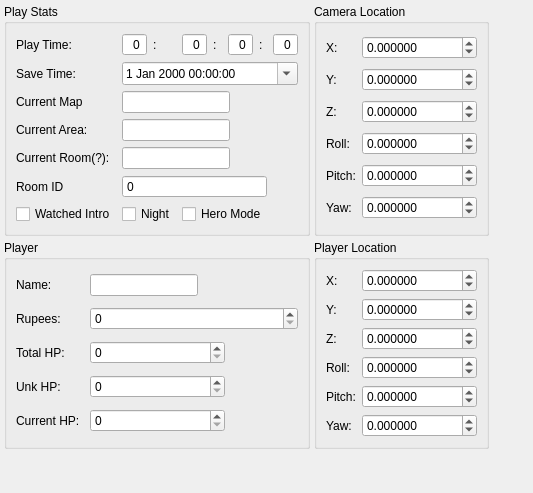
     <widget class="QWidget" name="playerTab">
      <attribute name="title">
       <string>&amp;Player</string>
      </attribute>
      <layout class="QGridLayout" name="gridLayout_6">
       <property name="leftMargin">
        <number>4</number>
       </property>
       <property name="topMargin">
        <number>4</number>
       </property>
       <property name="rightMargin">
        <number>4</number>
       </property>
       <property name="bottomMargin">
        <number>4</number>
       </property>
       <property name="spacing">
        <number>4</number>
       </property>
       <item row="2" column="0">
        <spacer name="verticalSpacer_2">
         <property name="orientation">
          <enum>Qt::Vertical</enum>
         </property>
         <property name="sizeHint" stdset="0">
          <size>
           <width>20</width>
           <height>40</height>
          </size>
         </property>
        </spacer>
       </item>
       <item row="0" column="1">
        <widget class="QGroupBox" name="cameraGroupBox">
         <property name="title">
          <string>Camera Location</string>
         </property>
         <layout class="QGridLayout" name="gridLayout_15">
          <item row="5" column="0">
           <widget class="QLabel" name="camYawLabel">
            <property name="text">
             <string>Yaw:</string>
            </property>
           </widget>
          </item>
          <item row="4" column="0">
           <widget class="QLabel" name="camPitchLabel">
            <property name="text">
             <string>Pitch:</string>
            </property>
           </widget>
          </item>
          <item row="3" column="0">
           <widget class="QLabel" name="camRollLabel">
            <property name="text">
             <string>Roll:</string>
            </property>
           </widget>
          </item>
          <item row="2" column="0">
           <widget class="QLabel" name="camZLabel">
            <property name="text">
             <string>Z:</string>
            </property>
           </widget>
          </item>
          <item row="1" column="0">
           <widget class="QLabel" name="camYLabel">
            <property name="text">
             <string>Y:</string>
            </property>
           </widget>
          </item>
          <item row="0" column="0">
           <widget class="QLabel" name="camXLabel">
            <property name="sizePolicy">
             <sizepolicy hsizetype="Ignored" vsizetype="Preferred">
              <horstretch>0</horstretch>
              <verstretch>0</verstretch>
             </sizepolicy>
            </property>
            <property name="text">
             <string>X:</string>
            </property>
           </widget>
          </item>
          <item row="5" column="1">
           <widget class="QDoubleSpinBox" name="cameraYawSpinBox">
            <property name="decimals">
             <number>6</number>
            </property>
            <property name="minimum">
             <double>-1000000.000000000000000</double>
            </property>
            <property name="maximum">
             <double>1000000.000000000000000</double>
            </property>
           </widget>
          </item>
          <item row="4" column="1">
           <widget class="QDoubleSpinBox" name="cameraPitchSpinBox">
            <property name="decimals">
             <number>6</number>
            </property>
            <property name="minimum">
             <double>-1000000.000000000000000</double>
            </property>
            <property name="maximum">
             <double>1000000.000000000000000</double>
            </property>
           </widget>
          </item>
          <item row="3" column="1">
           <widget class="QDoubleSpinBox" name="cameraRollSpinBox">
            <property name="decimals">
             <number>6</number>
            </property>
            <property name="minimum">
             <double>-1000000.000000000000000</double>
            </property>
            <property name="maximum">
             <double>1000000.000000000000000</double>
            </property>
           </widget>
          </item>
          <item row="2" column="1">
           <widget class="QDoubleSpinBox" name="cameraZSpinBox">
            <property name="decimals">
             <number>6</number>
            </property>
            <property name="minimum">
             <double>-1000000.000000000000000</double>
            </property>
            <property name="maximum">
             <double>1000000.000000000000000</double>
            </property>
            <property name="value">
             <double>0.000000000000000</double>
            </property>
           </widget>
          </item>
          <item row="1" column="1">
           <widget class="QDoubleSpinBox" name="cameraYSpinBox">
            <property name="decimals">
             <number>6</number>
            </property>
            <property name="minimum">
             <double>-1000000.000000000000000</double>
            </property>
            <property name="maximum">
             <double>1000000.000000000000000</double>
            </property>
           </widget>
          </item>
          <item row="0" column="1">
           <widget class="QDoubleSpinBox" name="cameraXSpinBox">
            <property name="decimals">
             <number>6</number>
            </property>
            <property name="minimum">
             <double>-1000000.000000000000000</double>
            </property>
            <property name="maximum">
             <double>1000000.000000000000000</double>
            </property>
           </widget>
          </item>
         </layout>
        </widget>
       </item>
       <item row="1" column="0">
        <widget class="QGroupBox" name="playerGroup">
         <property name="title">
          <string>Player</string>
         </property>
         <layout class="QGridLayout" name="gridLayout_7">
          <item row="1" column="0">
           <widget class="QLabel" name="rupeeLabel">
            <property name="text">
             <string>Rupees:</string>
            </property>
           </widget>
          </item>
          <item row="0" column="0">
           <widget class="QLabel" name="nameLabel">
            <property name="text">
             <string>Name:</string>
            </property>
           </widget>
          </item>
          <item row="0" column="1" colspan="3">
           <widget class="QLineEdit" name="nameLineEdit">
            <property name="sizePolicy">
             <sizepolicy hsizetype="Fixed" vsizetype="Fixed">
              <horstretch>0</horstretch>
              <verstretch>0</verstretch>
             </sizepolicy>
            </property>
            <property name="text">
             <string notr="true"/>
            </property>
            <property name="maxLength">
             <number>8</number>
            </property>
            <property name="placeholderText">
             <string notr="true"/>
            </property>
           </widget>
          </item>
          <item row="2" column="0">
           <widget class="QLabel" name="totalHPLabel">
            <property name="text">
             <string>Total HP:</string>
            </property>
           </widget>
          </item>
          <item row="3" column="0">
           <widget class="QLabel" name="unkHPLabel">
            <property name="text">
             <string>Unk HP:</string>
            </property>
           </widget>
          </item>
          <item row="4" column="0">
           <widget class="QLabel" name="curHPLabel">
            <property name="text">
             <string>Current HP:</string>
            </property>
           </widget>
          </item>
          <item row="1" column="1" colspan="3">
           <widget class="QSpinBox" name="rupeeSpinBox">
            <property name="maximum">
             <number>9999</number>
            </property>
           </widget>
          </item>
          <item row="2" column="1" colspan="2">
           <widget class="QSpinBox" name="totalHPSpinBox">
            <property name="maximum">
             <number>80</number>
            </property>
           </widget>
          </item>
          <item row="3" column="1" colspan="2">
           <widget class="QSpinBox" name="unkHPSpinBox">
            <property name="maximum">
             <number>80</number>
            </property>
           </widget>
          </item>
          <item row="4" column="1" colspan="2">
           <widget class="QSpinBox" name="curHPSpinBox">
            <property name="maximum">
             <number>80</number>
            </property>
           </widget>
          </item>
         </layout>
        </widget>
       </item>
       <item row="1" column="1">
        <widget class="QGroupBox" name="playerLocationGroupBox">
         <property name="title">
          <string>Player Location</string>
         </property>
         <layout class="QGridLayout" name="gridLayout_16">
          <item row="0" column="0">
           <widget class="QLabel" name="playerXLabel">
            <property name="sizePolicy">
             <sizepolicy hsizetype="Ignored" vsizetype="Preferred">
              <horstretch>0</horstretch>
              <verstretch>0</verstretch>
             </sizepolicy>
            </property>
            <property name="text">
             <string>X:</string>
            </property>
           </widget>
          </item>
          <item row="0" column="1">
           <widget class="QDoubleSpinBox" name="playerXSpinBox">
            <property name="decimals">
             <number>6</number>
            </property>
            <property name="minimum">
             <double>-1000000.000000000000000</double>
            </property>
            <property name="maximum">
             <double>1000000.000000000000000</double>
            </property>
            <property name="value">
             <double>0.000000000000000</double>
            </property>
           </widget>
          </item>
          <item row="1" column="0">
           <widget class="QLabel" name="playerYLabel">
            <property name="text">
             <string>Y:</string>
            </property>
           </widget>
          </item>
          <item row="1" column="1">
           <widget class="QDoubleSpinBox" name="playerYSpinBox">
            <property name="decimals">
             <number>6</number>
            </property>
            <property name="minimum">
             <double>-1000000.000000000000000</double>
            </property>
            <property name="maximum">
             <double>1000000.000000000000000</double>
            </property>
           </widget>
          </item>
          <item row="2" column="0">
           <widget class="QLabel" name="playerZLabel">
            <property name="text">
             <string>Z:</string>
            </property>
           </widget>
          </item>
          <item row="2" column="1">
           <widget class="QDoubleSpinBox" name="playerZSpinBox">
            <property name="decimals">
             <number>6</number>
            </property>
            <property name="minimum">
             <double>-1000000.000000000000000</double>
            </property>
            <property name="maximum">
             <double>1000000.000000000000000</double>
            </property>
           </widget>
          </item>
          <item row="3" column="0">
           <widget class="QLabel" name="playerRollLabel">
            <property name="text">
             <string>Roll:</string>
            </property>
           </widget>
          </item>
          <item row="3" column="1">
           <widget class="QDoubleSpinBox" name="playerRollSpinBox">
            <property name="decimals">
             <number>6</number>
            </property>
            <property name="minimum">
             <double>-1000000.000000000000000</double>
            </property>
            <property name="maximum">
             <double>1000000.000000000000000</double>
            </property>
            <property name="value">
             <double>0.000000000000000</double>
            </property>
           </widget>
          </item>
          <item row="4" column="0">
           <widget class="QLabel" name="playerPitchLabel">
            <property name="text">
             <string>Pitch:</string>
            </property>
           </widget>
          </item>
          <item row="4" column="1">
           <widget class="QDoubleSpinBox" name="playerPitchSpinBox">
            <property name="decimals">
             <number>6</number>
            </property>
            <property name="minimum">
             <double>-1000000.000000000000000</double>
            </property>
            <property name="maximum">
             <double>1000000.000000000000000</double>
            </property>
            <property name="value">
             <double>0.000000000000000</double>
            </property>
           </widget>
          </item>
          <item row="5" column="0">
           <widget class="QLabel" name="playerYawLabel">
            <property name="text">
             <string>Yaw:</string>
            </property>
           </widget>
          </item>
          <item row="5" column="1">
           <widget class="QDoubleSpinBox" name="playerYawSpinBox">
            <property name="decimals">
             <number>6</number>
            </property>
            <property name="minimum">
             <double>-1000000.000000000000000</double>
            </property>
            <property name="maximum">
             <double>1000000.000000000000000</double>
            </property>
           </widget>
          </item>
         </layout>
        </widget>
       </item>
       <item row="0" column="0">
        <widget class="QGroupBox" name="playInfoGroup">
         <property name="title">
          <string>Play Stats</string>
         </property>
         <layout class="QGridLayout" name="gridLayout_5">
          <item row="0" column="8">
           <widget class="QSpinBox" name="secsSpinBox">
            <property name="alignment">
             <set>Qt::AlignRight|Qt::AlignTrailing|Qt::AlignVCenter</set>
            </property>
            <property name="buttonSymbols">
             <enum>QAbstractSpinBox::NoButtons</enum>
            </property>
            <property name="accelerated">
             <bool>false</bool>
            </property>
            <property name="maximum">
             <number>60</number>
            </property>
           </widget>
          </item>
          <item row="1" column="2" colspan="7">
           <widget class="QDateTimeEdit" name="saveTimeEdit">
            <property name="enabled">
             <bool>true</bool>
            </property>
            <property name="readOnly">
             <bool>false</bool>
            </property>
            <property name="buttonSymbols">
             <enum>QAbstractSpinBox::NoButtons</enum>
            </property>
            <property name="dateTime">
             <datetime>
              <hour>0</hour>
              <minute>0</minute>
              <second>0</second>
              <year>2000</year>
              <month>1</month>
              <day>1</day>
             </datetime>
            </property>
            <property name="minimumDate">
             <date>
              <year>2000</year>
              <month>1</month>
              <day>1</day>
             </date>
            </property>
            <property name="calendarPopup">
             <bool>true</bool>
            </property>
           </widget>
          </item>
          <item row="0" column="6">
           <widget class="QSpinBox" name="minsSpinBox">
            <property name="alignment">
             <set>Qt::AlignRight|Qt::AlignTrailing|Qt::AlignVCenter</set>
            </property>
            <property name="buttonSymbols">
             <enum>QAbstractSpinBox::NoButtons</enum>
            </property>
            <property name="accelerated">
             <bool>false</bool>
            </property>
            <property name="maximum">
             <number>60</number>
            </property>
           </widget>
          </item>
          <item row="1" column="0" colspan="2">
           <widget class="QLabel" name="saveTimeLabel">
            <property name="text">
             <string>Save Time:</string>
            </property>
           </widget>
          </item>
          <item row="2" column="0" colspan="2">
           <widget class="QLabel" name="curMapLabel">
            <property name="text">
             <string>Current Map</string>
            </property>
           </widget>
          </item>
          <item row="0" column="7">
           <widget class="QLabel" name="secSepLbl">
            <property name="text">
             <string>:</string>
            </property>
           </widget>
          </item>
          <item row="0" column="2">
           <widget class="QSpinBox" name="daysSpinBox">
            <property name="alignment">
             <set>Qt::AlignRight|Qt::AlignTrailing|Qt::AlignVCenter</set>
            </property>
            <property name="buttonSymbols">
             <enum>QAbstractSpinBox::NoButtons</enum>
            </property>
            <property name="accelerated">
             <bool>false</bool>
            </property>
            <property name="maximum">
             <number>99</number>
            </property>
           </widget>
          </item>
          <item row="0" column="0" colspan="2">
           <widget class="QLabel" name="playTimeLbl">
            <property name="text">
             <string>Play Time:</string>
            </property>
           </widget>
          </item>
          <item row="0" column="3">
           <widget class="QLabel" name="hourSepLbl">
            <property name="text">
             <string>:</string>
            </property>
           </widget>
          </item>
          <item row="0" column="5">
           <widget class="QLabel" name="minSepLbl">
            <property name="text">
             <string>:</string>
            </property>
           </widget>
          </item>
          <item row="4" column="0" colspan="2">
           <widget class="QLabel" name="curRoomLabel">
            <property name="text">
             <string>Current Room(?):</string>
            </property>
           </widget>
          </item>
          <item row="5" column="0">
           <widget class="QLabel" name="label_2">
            <property name="text">
             <string>Room ID</string>
            </property>
           </widget>
          </item>
          <item row="0" column="4">
           <widget class="QSpinBox" name="hoursSpinBox">
            <property name="alignment">
             <set>Qt::AlignRight|Qt::AlignTrailing|Qt::AlignVCenter</set>
            </property>
            <property name="buttonSymbols">
             <enum>QAbstractSpinBox::NoButtons</enum>
            </property>
            <property name="accelerated">
             <bool>false</bool>
            </property>
            <property name="maximum">
             <number>24</number>
            </property>
           </widget>
          </item>
          <item row="3" column="0" colspan="2">
           <widget class="QLabel" name="curAreaLabel">
            <property name="text">
             <string>Current Area:</string>
            </property>
           </widget>
          </item>
          <item row="5" column="2" colspan="6">
           <widget class="QSpinBox" name="roomIDSpinBox">
            <property name="buttonSymbols">
             <enum>QAbstractSpinBox::NoButtons</enum>
            </property>
            <property name="maximum">
             <number>255</number>
            </property>
           </widget>
          </item>
          <item row="4" column="2" colspan="6">
           <widget class="QLineEdit" name="curRoomLineEdit">
            <property name="sizePolicy">
             <sizepolicy hsizetype="Fixed" vsizetype="Fixed">
              <horstretch>0</horstretch>
              <verstretch>0</verstretch>
             </sizepolicy>
            </property>
           </widget>
          </item>
          <item row="3" column="2" colspan="5">
           <widget class="QLineEdit" name="curAreaLineEdit">
            <property name="sizePolicy">
             <sizepolicy hsizetype="Fixed" vsizetype="Fixed">
              <horstretch>0</horstretch>
              <verstretch>0</verstretch>
             </sizepolicy>
            </property>
           </widget>
          </item>
          <item row="2" column="2" colspan="5">
           <widget class="QLineEdit" name="curMapLineEdit">
            <property name="sizePolicy">
             <sizepolicy hsizetype="Fixed" vsizetype="Fixed">
              <horstretch>0</horstretch>
              <verstretch>0</verstretch>
             </sizepolicy>
            </property>
           </widget>
          </item>
          <item row="6" column="4" colspan="4">
           <widget class="QCheckBox" name="heroModeChkBox">
            <property name="text">
             <string>Hero Mode</string>
            </property>
           </widget>
          </item>
          <item row="6" column="2" colspan="2">
           <widget class="QCheckBox" name="nightChkbox">
            <property name="text">
             <string>Night</string>
            </property>
           </widget>
          </item>
          <item row="6" column="0" colspan="2">
           <widget class="QCheckBox" name="introViewedChkBox">
            <property name="text">
             <string>Watched Intro</string>
            </property>
           </widget>
          </item>
         </layout>
        </widget>
       </item>
       <item row="0" column="2">
        <spacer name="horizontalSpacer_2">
         <property name="orientation">
          <enum>Qt::Horizontal</enum>
         </property>
         <property name="sizeHint" stdset="0">
          <size>
           <width>40</width>
           <height>20</height>
          </size>
         </property>
        </spacer>
       </item>
      </layout>
     </widget>
